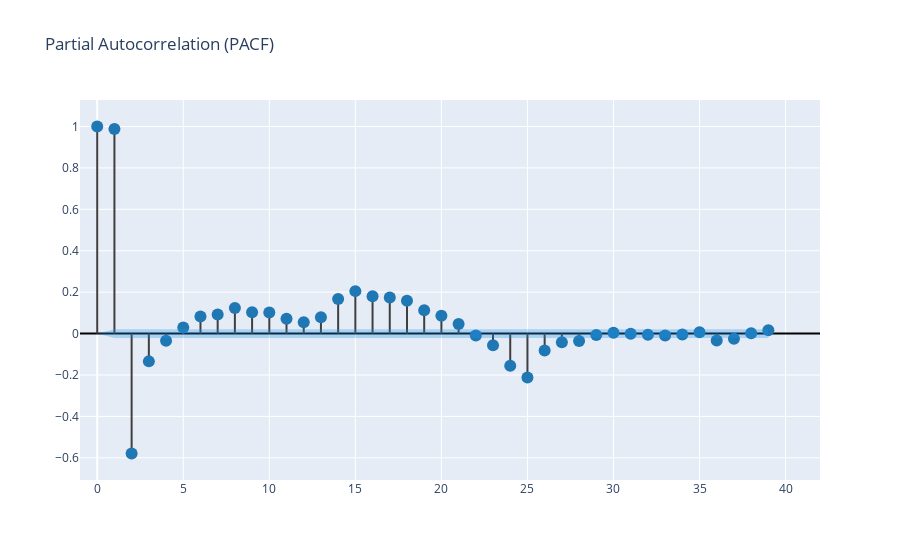

The notebook cell this image was saved under:
### Code cell
def create_corr_plot(series, plot_pacf=False):
    corr_array = pacf(series.dropna(), alpha=0.05) if plot_pacf else acf(series.dropna(), alpha=0.05)
    lower_y = corr_array[1][:,0] - corr_array[0]
    upper_y = corr_array[1][:,1] - corr_array[0]

    fig = go.Figure()
    [fig.add_scatter(x=(x,x), y=(0,corr_array[0][x]), mode='lines',line_color='#3f3f3f') 
     for x in range(len(corr_array[0]))]
    fig.add_scatter(x=np.arange(len(corr_array[0])), y=corr_array[0], mode='markers', marker_color='#1f77b4',
                   marker_size=12)
    fig.add_scatter(x=np.arange(len(corr_array[0])), y=upper_y, mode='lines', line_color='rgba(255,255,255,0)')
    fig.add_scatter(x=np.arange(len(corr_array[0])), y=lower_y, mode='lines',fillcolor='rgba(32, 146, 230,0.3)',
            fill='tonexty', line_color='rgba(255,255,255,0)')
    fig.update_traces(showlegend=False)
    fig.update_xaxes(range=[-1,42])
    fig.update_yaxes(zerolinecolor='#000000')
    
    title='Partial Autocorrelation (PACF)' if plot_pacf else 'Autocorrelation (ACF)'
    fig.update_layout(title=title)
    fig.show()

create_corr_plot(df['temperature_2m'], plot_pacf=True)

### Figure 1 — Plotly figure (JSON) as saved in the notebook; plotly's stock layout.template omitted (floating-point values rounded to 4 significant figures)
{"data": [{"line": {"color": "#3f3f3f"}, "mode": "lines", "showlegend": false, "type": "scatter", "x": [0, 0], "y": [0, 1]}, {"line": {"color": "#3f3f3f"}, "mode": "lines", "showlegend": false, "type": "scatter", "x": [1, 1], "y": [0, 0.9877]}, {"line": {"color": "#3f3f3f"}, "mode": "lines", "showlegend": false, "type": "scatter", "x": [2, 2], "y": [0, -0.579]}, {"line": {"color": "#3f3f3f"}, "mode": "lines", "showlegend": false, "type": "scatter", "x": [3, 3], "y": [0, -0.1342]}, {"line": {"color": "#3f3f3f"}, "mode": "lines", "showlegend": false, "type": "scatter", "x": [4, 4], "y": [0, -0.03494]}, {"line": {"color": "#3f3f3f"}, "mode": "lines", "showlegend": false, "type": "scatter", "x": [5, 5], "y": [0, 0.02947]}, {"line": {"color": "#3f3f3f"}, "mode": "lines", "showlegend": false, "type": "scatter", "x": [6, 6], "y": [0, 0.0823]}, {"line": {"color": "#3f3f3f"}, "mode": "lines", "showlegend": false, "type": "scatter", "x": [7, 7], "y": [0, 0.09247]}, {"line": {"color": "#3f3f3f"}, "mode": "lines", "showlegend": false, "type": "scatter", "x": [8, 8], "y": [0, 0.1233]}, {"line": {"color": "#3f3f3f"}, "mode": "lines", "showlegend": false, "type": "scatter", "x": [9, 9], "y": [0, 0.1032]}, {"line": {"color": "#3f3f3f"}, "mode": "lines", "showlegend": false, "type": "scatter", "x": [10, 10], "y": [0, 0.102]}, {"line": {"color": "#3f3f3f"}, "mode": "lines", "showlegend": false, "type": "scatter", "x": [11, 11], "y": [0, 0.07128]}, {"line": {"color": "#3f3f3f"}, "mode": "lines", "showlegend": false, "type": "scatter", "x": [12, 12], "y": [0, 0.0542]}, {"line": {"color": "#3f3f3f"}, "mode": "lines", "showlegend": false, "type": "scatter", "x": [13, 13], "y": [0, 0.07888]}, {"line": {"color": "#3f3f3f"}, "mode": "lines", "showlegend": false, "type": "scatter", "x": [14, 14], "y": [0, 0.1672]}, {"line": {"color": "#3f3f3f"}, "mode": "lines", "showlegend": false, "type": "scatter", "x": [15, 15], "y": [0, 0.205]}, {"line": {"color": "#3f3f3f"}, "mode": "lines", "showlegend": false, "type": "scatter", "x": [16, 16], "y": [0, 0.1804]}, {"line": {"color": "#3f3f3f"}, "mode": "lines", "showlegend": false, "type": "scatter", "x": [17, 17], "y": [0, 0.1747]}, {"line": {"color": "#3f3f3f"}, "mode": "lines", "showlegend": false, "type": "scatter", "x": [18, 18], "y": [0, 0.1591]}, {"line": {"color": "#3f3f3f"}, "mode": "lines", "showlegend": false, "type": "scatter", "x": [19, 19], "y": [0, 0.1122]}, {"line": {"color": "#3f3f3f"}, "mode": "lines", "showlegend": false, "type": "scatter", "x": [20, 20], "y": [0, 0.08574]}, {"line": {"color": "#3f3f3f"}, "mode": "lines", "showlegend": false, "type": "scatter", "x": [21, 21], "y": [0, 0.04582]}, {"line": {"color": "#3f3f3f"}, "mode": "lines", "showlegend": false, "type": "scatter", "x": [22, 22], "y": [0, -0.009384]}, {"line": {"color": "#3f3f3f"}, "mode": "lines", "showlegend": false, "type": "scatter", "x": [23, 23], "y": [0, -0.05596]}, {"line": {"color": "#3f3f3f"}, "mode": "lines", "showlegend": false, "type": "scatter", "x": [24, 24], "y": [0, -0.1552]}, {"line": {"color": "#3f3f3f"}, "mode": "lines", "showlegend": false, "type": "scatter", "x": [25, 25], "y": [0, -0.2118]}, {"line": {"color": "#3f3f3f"}, "mode": "lines", "showlegend": false, "type": "scatter", "x": [26, 26], "y": [0, -0.08163]}, {"line": {"color": "#3f3f3f"}, "mode": "lines", "showlegend": false, "type": "scatter", "x": [27, 27], "y": [0, -0.04219]}, {"line": {"color": "#3f3f3f"}, "mode": "lines", "showlegend": false, "type": "scatter", "x": [28, 28], "y": [0, -0.03613]}, {"line": {"color": "#3f3f3f"}, "mode": "lines", "showlegend": false, "type": "scatter", "x": [29, 29], "y": [0, -0.006987]}, {"line": {"color": "#3f3f3f"}, "mode": "lines", "showlegend": false, "type": "scatter", "x": [30, 30], "y": [0, 0.003828]}, {"line": {"color": "#3f3f3f"}, "mode": "lines", "showlegend": false, "type": "scatter", "x": [31, 31], "y": [0, -0.0004002]}, {"line": {"color": "#3f3f3f"}, "mode": "lines", "showlegend": false, "type": "scatter", "x": [32, 32], "y": [0, -0.005356]}, {"line": {"color": "#3f3f3f"}, "mode": "lines", "showlegend": false, "type": "scatter", "x": [33, 33], "y": [0, -0.009787]}, {"line": {"color": "#3f3f3f"}, "mode": "lines", "showlegend": false, "type": "scatter", "x": [34, 34], "y": [0, -0.004213]}, {"line": {"color": "#3f3f3f"}, "mode": "lines", "showlegend": false, "type": "scatter", "x": [35, 35], "y": [0, 0.006409]}, {"line": {"color": "#3f3f3f"}, "mode": "lines", "showlegend": false, "type": "scatter", "x": [36, 36], "y": [0, -0.03297]}, {"line": {"color": "#3f3f3f"}, "mode": "lines", "showlegend": false, "type": "scatter", "x": [37, 37], "y": [0, -0.02485]}, {"line": {"color": "#3f3f3f"}, "mode": "lines", "showlegend": false, "type": "scatter", "x": [38, 38], "y": [0, 0.001195]}, {"line": {"color": "#3f3f3f"}, "mode": "lines", "showlegend": false, "type": "scatter", "x": [39, 39], "y": [0, 0.01655]}, {"marker": {"color": "#1f77b4", "size": 12}, "mode": "markers", "showlegend": false, "type": "scatter", "x": [0, 1, 2, 3, 4, 5, 6, 7, 8, 9, 10, 11, 12, 13, 14, 15, 16, 17, 18, 19, 20, 21, 22, 23, 24, 25, 26, 27, 28, 29, 30, 31, 32, 33, 34, 35, 36, 37, 38, 39], "y": [1.0, 0.9877, -0.579, -0.1342, -0.03494, 0.02947, 0.0823, 0.09247, 0.1233, 0.1032, 0.102, 0.07128, 0.0542, 0.07888, 0.1672, 0.205, 0.1804, 0.1747, 0.1591, 0.1122, 0.08574, 0.04582, -0.009384, -0.05596, -0.1552, -0.2118, -0.08163, -0.04219, -0.03613, -0.006987, 0.003828, -0.0004002, -0.005356, -0.009787, -0.004213, 0.006409, -0.03297, -0.02485, 0.001195, 0.01655]}, {"line": {"color": "rgba(255,255,255,0)"}, "mode": "lines", "showlegend": false, "type": "scatter", "x": [0, 1, 2, 3, 4, 5, 6, 7, 8, 9, 10, 11, 12, 13, 14, 15, 16, 17, 18, 19, 20, 21, 22, 23, 24, 25, 26, 27, 28, 29, 30, 31, 32, 33, 34, 35, 36, 37, 38, 39], "y": [0.0, 0.02097, 0.02097, 0.02097, 0.02097, 0.02097, 0.02097, 0.02097, 0.02097, 0.02097, 0.02097, 0.02097, 0.02097, 0.02097, 0.02097, 0.02097, 0.02097, 0.02097, 0.02097, 0.02097, 0.02097, 0.02097, 0.02097, 0.02097, 0.02097, 0.02097, 0.02097, 0.02097, 0.02097, 0.02097, 0.02097, 0.02097, 0.02097, 0.02097, 0.02097, 0.02097, 0.02097, 0.02097, 0.02097, 0.02097]}, {"fill": "tonexty", "fillcolor": "rgba(32, 146, 230,0.3)", "line": {"color": "rgba(255,255,255,0)"}, "mode": "lines", "showlegend": false, "type": "scatter", "x": [0, 1, 2, 3, 4, 5, 6, 7, 8, 9, 10, 11, 12, 13, 14, 15, 16, 17, 18, 19, 20, 21, 22, 23, 24, 25, 26, 27, 28, 29, 30, 31, 32, 33, 34, 35, 36, 37, 38, 39], "y": [0.0, -0.02097, -0.02097, -0.02097, -0.02097, -0.02097, -0.02097, -0.02097, -0.02097, -0.02097, -0.02097, -0.02097, -0.02097, -0.02097, -0.02097, -0.02097, -0.02097, -0.02097, -0.02097, -0.02097, -0.02097, -0.02097, -0.02097, -0.02097, -0.02097, -0.02097, -0.02097, -0.02097, -0.02097, -0.02097, -0.02097, -0.02097, -0.02097, -0.02097, -0.02097, -0.02097, -0.02097, -0.02097, -0.02097, -0.02097]}], "layout": {"title": {"text": "Partial Autocorrelation (PACF)"}, "xaxis": {"range": [-1, 42]}, "yaxis": {"zerolinecolor": "#000000"}}}
